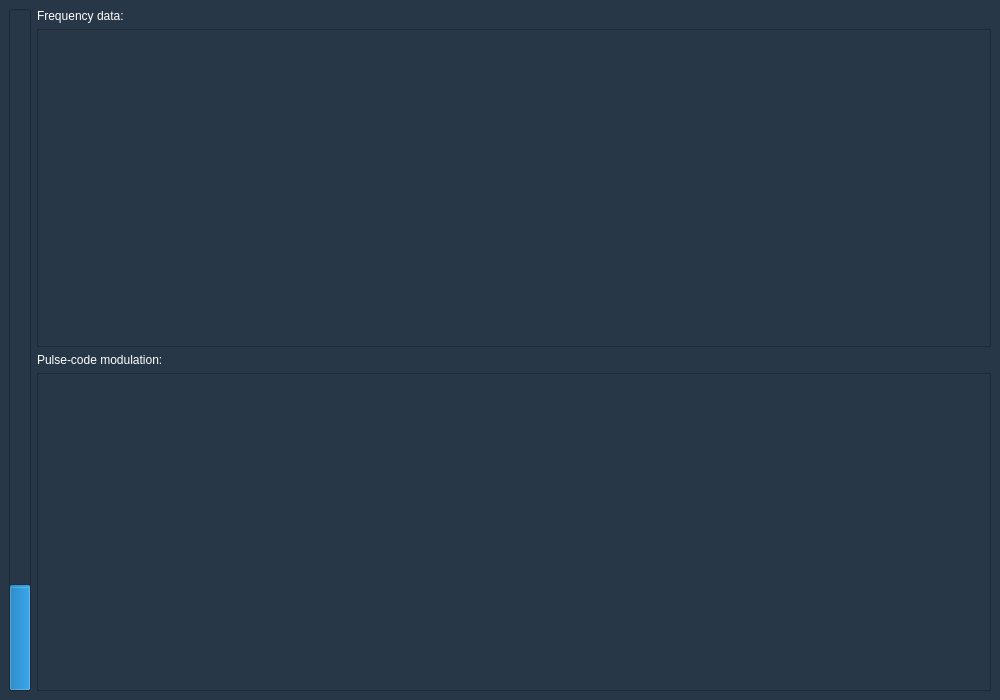
<?xml version="1.0" encoding="UTF-8"?>
<ui version="4.0">
 <class>AudioVisualizer</class>
 <widget class="QMainWindow" name="AudioVisualizer">
  <property name="geometry">
   <rect>
    <x>0</x>
    <y>0</y>
    <width>1000</width>
    <height>700</height>
   </rect>
  </property>
  <property name="windowTitle">
   <string>AudioVisualizer</string>
  </property>
  <property name="styleSheet">
   <string notr="true">background-color: #283747</string>
  </property>
  <widget class="QWidget" name="centralwidget">
   <layout class="QHBoxLayout" name="horizontalLayout">
    <item>
     <widget class="QProgressBar" name="sound_lvl">
      <property name="maximum">
       <number>1000</number>
      </property>
      <property name="value">
       <number>150</number>
      </property>
      <property name="textVisible">
       <bool>false</bool>
      </property>
      <property name="orientation">
       <enum>Qt::Vertical</enum>
      </property>
     </widget>
    </item>
    <item>
     <widget class="QFrame" name="frame">
      <property name="frameShape">
       <enum>QFrame::NoFrame</enum>
      </property>
      <property name="frameShadow">
       <enum>QFrame::Plain</enum>
      </property>
      <layout class="QVBoxLayout" name="verticalLayout">
       <property name="margin">
        <number>0</number>
       </property>
       <item>
        <widget class="QLabel" name="label_fft">
         <property name="styleSheet">
          <string notr="true">color: #FFFFFF</string>
         </property>
         <property name="text">
          <string>Frequency data:</string>
         </property>
        </widget>
       </item>
       <item>
        <widget class="PlotWidget" name="fft_plot"/>
       </item>
       <item>
        <widget class="QLabel" name="pcm_normal">
         <property name="styleSheet">
          <string notr="true">color: #FFFFFF</string>
         </property>
         <property name="text">
          <string>Pulse-code modulation:</string>
         </property>
        </widget>
       </item>
       <item>
        <widget class="PlotWidget" name="pcm_plot"/>
       </item>
      </layout>
     </widget>
    </item>
   </layout>
  </widget>
 </widget>
 <customwidgets>
  <customwidget>
   <class>PlotWidget</class>
   <extends>QGraphicsView</extends>
   <header>pyqtgraph</header>
  </customwidget>
 </customwidgets>
 <resources/>
 <connections/>
</ui>
